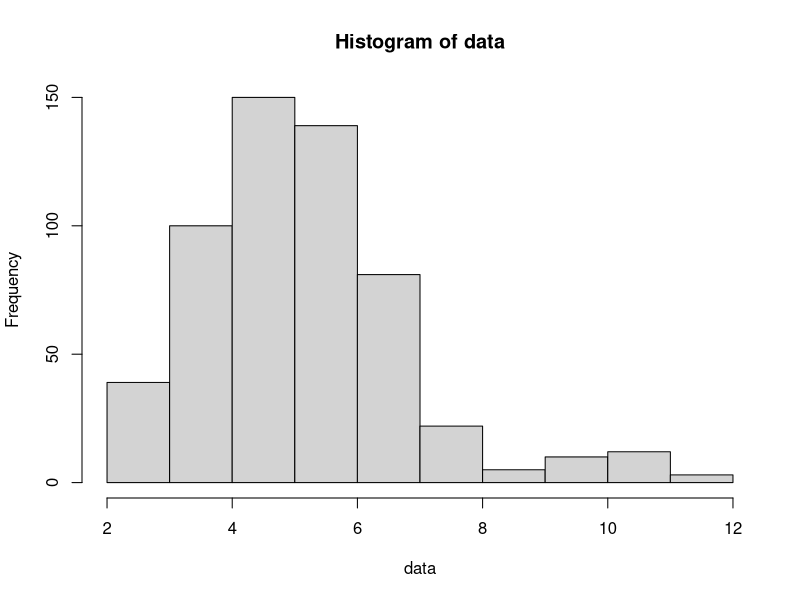
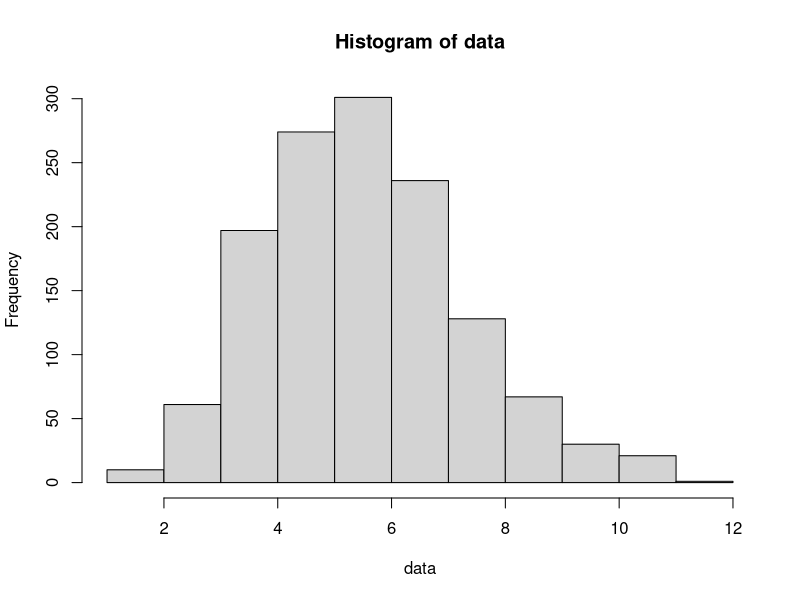
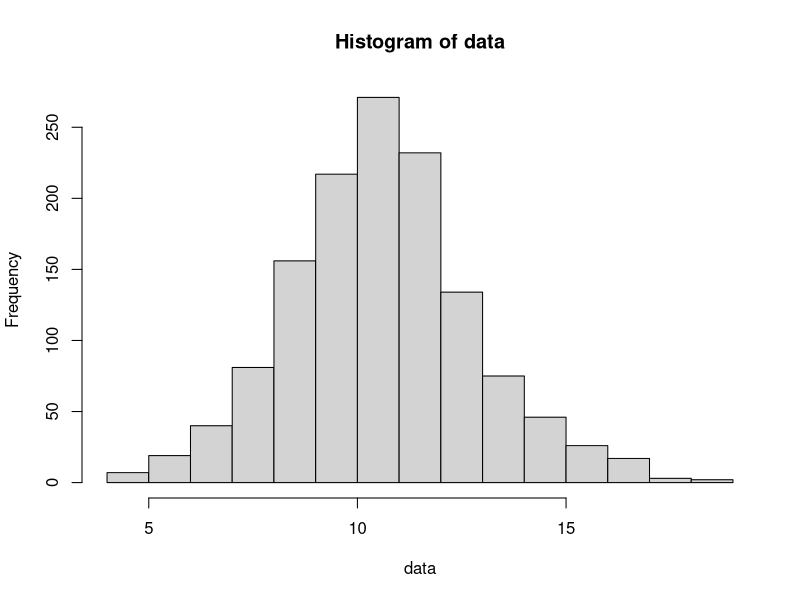

Generate these figures, in order, with R:
library(tidyverse)
library(dplyr)
library(ggplot2)

# Returns a matrix of minimum edit distance operations.
# Also returns the optimal alignment.
editDistDP <- function(str1, str2, m, n) {
  # Initialize the matrix dp that will store the minimum edit distance operations.
  dp <- matrix(rep(0, (n + 1) * (m + 1)), ncol=n + 1)

  # Fill d[][] in bottom up manner
  for (i in 0: m + 1) {
    for (j in 0: n + 1) {
      # First row of d[][] is 0
      if (i == 1) {
        dp[i, j] <- j - 1
      }
      # First column of d[][] is 0
      else if (j == 1) {
        dp[i, j] <- i - 1
      }
      # If last characters are same, ignore last char
      # and recur for remaining string
      else if (str_sub(str1, i - 1, i - 1) == str_sub(str2, j - 1, j - 1)) {
        dp[i, j] <- dp[i - 1, j - 1]
      }
      # If last character are different, consider all
      # possibilities and find minimum
      else {
        dp[i, j] <- min(dp[i, j - 1], dp[i - 1, j], dp[i - 1, j - 1]) + 1
      }
    }
  }
  # Return the edit distance matrix and the optimal alignment
  return(dp[m + 1, n + 1])
}

# Returns the optimal alignment of two strings using the edit distance matrix dp
getCombinationDistance <- function(words) {
  n <- length(words)
  data <- NULL
  # Iterate through all possible combinations of words and find the minimum edit distance
  for (i in 1: (n - 1)) {
    for (j in (i + 1): n) {
      # Get the minimum edit distance between the two words
      str1 <- words[i]
      str2 <- words[j]
      distance <- editDistDP(str1, str2, str_length(str1), str_length(str2))
      data <- append(data,distance)
    }
  }
  print(n)
  return(data)
}

# Plot the histogram of frequency of the minimum edit distance between words
setHist <- function(data) {
  hist(data)
}

# Get the average edit distance between the words
getAvarget <- function(data) {
  mean(data)
}

# Get the variance of the edit distance between the words
getVariance <- function(data) {
  var(data)
}

luchSystem <- function (words) {
  data <- getCombinationDistance(words)

  setHist(data)
  getAvarget(data)
  getVariance(data)
}

# C language reserved words
cReserverWords <- c('auto',
                    'break',
                    'case',
                    'char',
                    'continue',
                    'default',
                    'do',
                    'double',
                    'else',
                    'entry',
                    'extern',
                    'float',
                    'for',
                    'goto',
                    'if',
                    'int',
                    'long',
                    'register',
                    'return',
                    'short',
                    'sizeof',
                    'static',
                    'struct',
                    'switch',
                    'typedef',
                    'union',
                    'unsigned',
                    'void',
                    'volatile',
                    'while',
                    'const',
                    'enum',
                    'signed',
                    'voidvolatile')

# Java language reserved words
javaReservedWords <- c('abstract',
                       'assert',
                       'boolean',
                       'break',
                       'byte',
                       'case',
                       'catch',
                       'char',
                       'class',
                       'const',
                       'continue',
                       'default',
                       'do',
                       'double',
                       'else',
                       'extends',
                       'false',
                       'final',
                       'finally',
                       'float',
                       'for',
                       'goto',
                       'if',
                       'implements',
                       'import',
                       'instanceof',
                       'int',
                       'interface',
                       'long',
                       'native',
                       'new',
                       'null',
                       'package',
                       'private',
                       'protected',
                       'public',
                       'return',
                       'short',
                       'static',
                       'strictfp',
                       'super',
                       'switch',
                       'synchronized',
                       'this',
                       'throw',
                       'throws',
                       'transient',
                       'true',
                       'try',
                       'void',
                       'volatile',
                       'while')

luchSystem(cReserverWords)
luchSystem(javaReservedWords)
luchSystem(paste(cReserverWords, javaReservedWords, sep = " "))
